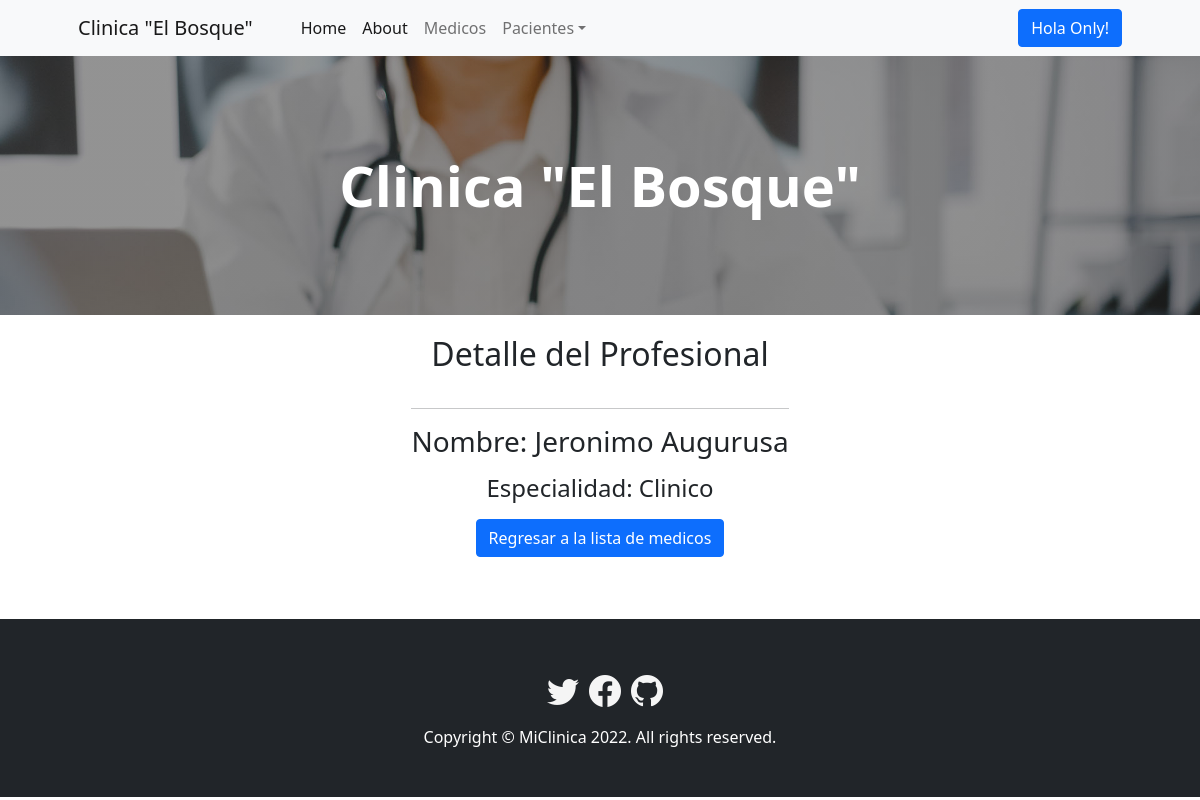
Page /medics/medics/12/detail (signed in) on the committed database.
### medics/models.py (models this page shows)
class Medic(models.Model):
    name = models.CharField(max_length=20)
    surname = models.CharField(max_length=20)
    medic_type = models.CharField(max_length=20)

### medics/views.py (the view)
# urls.py: path('medics/<int:pk>/detail', views.MedicDetailView.as_view(), name='medics-detail'),
class MedicDetailView(LoginRequiredMixin, DetailView):
    model = Medic
    template_name = 'medics_detail.html'

### medics/templates/medics_detail.html
{% extends 'index.html' %}
{% load static %}
{% block changes %}
<div class="cuerpo">
    <h2>Detalle del Profesional</h2>
    <div class="form-medics">
        <hr></hr>
        <p><h3>Nombre: {{ medic.name }} {{ medic.surname }}</h3></p>
        <p><h4>Especialidad: {{ medic.medic_type }}</h4></p>
        <p><a class="btn btn-primary" href="{% url 'medics:medics-list' %}">Regresar a la lista de medicos</a></p>
    </div>
</div>
{% endblock %}

### home/templates/index.html (shortened to what this page needs)
<!DOCTYPE html>
<html lang="en">
    <head>
        {% load static %}
        <link href="https://cdn.jsdelivr.net/npm/bootstrap-icons@1.5.0/font/bootstrap-icons.css" rel="stylesheet" />
        <link rel="stylesheet" href="https://cdn.jsdelivr.net/npm/bootstrap-icons@1.8.3/font/bootstrap-icons.css">
        <link href="{% static 'css/styles.css' %}" rel="stylesheet" />
        <link href="{% static 'css/changes.css' %}" rel="stylesheet" />
        <link
        rel="stylesheet"
        href="https://cdnjs.cloudflare.com/ajax/libs/font-awesome/4.7.0/css/font-awesome.min.css"
      />
    </head>
    <body>
        <nav class="navbar navbar-expand-lg navbar-light bg-light">
            <div class="container px-4 px-lg-5">
                <a class="navbar-brand" href="/">Clinica "El Bosque"</a>
                <div class="collapse navbar-collapse" id="navbarSupportedContent">
                    <ul class="navbar-nav me-auto mb-2 mb-lg-0 ms-lg-4">
                        <li class="nav-item"><a class="nav-link active" aria-current="page" href="/">Home</a></li>
                        <li class="nav-item"><a class="nav-link active" aria-current="page" href="{% url 'home:about' %}">About</a></li>
                        {% if user.is_authenticated %}
                        <li class="nav-item"><a class="nav-link" href="{% url 'medics:medics-list' %}">Medicos</a></li>
                        <li class="nav-item dropdown">
                            <a class="nav-link dropdown-toggle" id="navbarDropdown" href="#" role="button" data-bs-toggle="dropdown" aria-expanded="false">Pacientes</a>
                        </li>
                        {% endif %}
                    </ul>
                    {% if user.is_authenticated %}
                    <div class="nav-item dropdown">
                    <a class="btn btn-primary" id="navbarDropdown" href="#" role="button" data-bs-toggle="dropdown" aria-expanded="false">Hola {{ user.username }}!</a>
                    </div>
                    {% endif %}
                </div>
            </div>
        </nav>
        <header class="bg-dark py-5" id="foto">
            <div class="container px-4 px-lg-5 my-5">
                <div class="text-center text-white">
                    <h1 class="display-4 fw-bolder">Clinica "El Bosque"</h1>
                </div>
            </div>
        </header>
        {% block changes %}
        {% endblock %}
        <footer class="py-5 bg-dark">
            <div class="social-media">
                <a href="https://twitter.com/" target="_blank"><i class="bi bi-twitter" style="font-size: 2rem; color: whitesmoke;"></i></a>
                <a href="https://es-la.facebook.com/" target="_blank"><i class="bi bi-facebook" style="font-size: 2rem; color: whitesmoke;"></i></a>
                <a href="https://github.com/Scopexx0" target="_blank"><i class="bi bi-github" style="font-size: 2rem; color: whitesmoke;"></i></a>
            </div>
            <div class="container">
                <p class="m-0 text-center text-white">Copyright &copy; MiClinica 2022. All rights reserved.</p>
            </div>
        </footer>
    </body>
</html>

### medics/static/css/changes.css (style rules this page uses)
h2 { text-align: center; padding-top: 20px; padding-bottom: 0; }
.form-medics { margin: auto; width: fit-content; padding: 10px; text-align: center; }
#foto { background-image: linear-gradient(0deg, rgba(40,40,40,0.5), rgba(40,40,40,0.5)), url(../js/manual-hatdc-blog.jpg); background-size: cover; background-repeat: no-repeat; background-position: top; }
.cuerpo { min-height: 38vh; justify-content: center; }
.social-media { display: flex; justify-content: center; }
.social-media a { margin-left: 10px; margin-bottom: 10px; }

### rows in the picture
Medic: name "Jeronimo", surname "Augurusa", medic_type "Clinico"

### other values in the picture
{{ user.username }} "Only"
